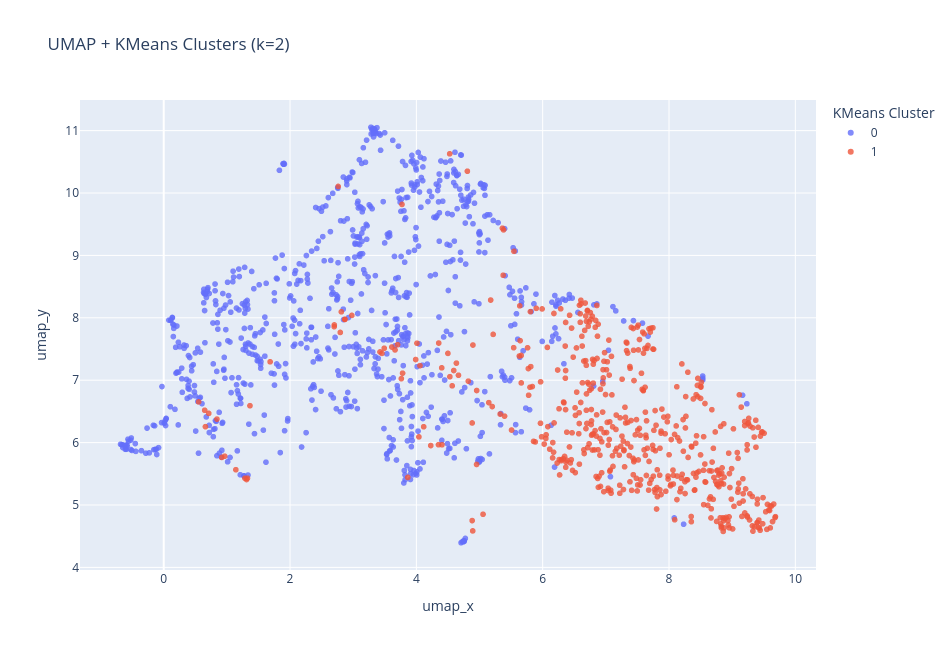

Here is the notebook cell this chart was saved with:
### Code cell
fig = px.scatter(
    df,
    x          = "umap_x",
    y          = "umap_y",
    color      = "kmeans_cluster",
    hover_data = {"document": True, "section": True, "text_preview": True,
                  "kmeans_cluster": True, "umap_x": False, "umap_y": False},
    title      = f"UMAP + KMeans Clusters (k={best_k})",
    width      = 950,
    height     = 650,
    opacity    = 0.8,
)
fig.update_traces(marker=dict(size=6))
fig.update_layout(legend_title_text="KMeans Cluster")
fig.show()

### Figure 1 — Plotly figure (JSON) as saved in the notebook; plotly's stock layout.template omitted (floating-point values rounded to 4 significant figures; data arrays with more than 128 entries replaced by an {"elided": "..."} marker saying what was removed)
{"data": [{"customdata": {"elided": "825x4 str values"}, "hovertemplate": "kmeans_cluster=%{customdata[3]}<br>document=%{customdata[0]}<br>section=%{customdata[1]}<br>text_preview=%{customdata[2]}<extra></extra>", "legendgroup": "0", "marker": {"color": "#636efa", "opacity": 0.8, "size": 6, "symbol": "circle"}, "mode": "markers", "name": "0", "showlegend": true, "type": "scattergl", "x": {"elided": "825 float values"}, "xaxis": "x", "y": {"elided": "825 float values"}, "yaxis": "y"}, {"customdata": {"elided": "518x4 str values"}, "hovertemplate": "kmeans_cluster=%{customdata[3]}<br>document=%{customdata[0]}<br>section=%{customdata[1]}<br>text_preview=%{customdata[2]}<extra></extra>", "legendgroup": "1", "marker": {"color": "#EF553B", "opacity": 0.8, "size": 6, "symbol": "circle"}, "mode": "markers", "name": "1", "showlegend": true, "type": "scattergl", "x": {"elided": "518 float values"}, "xaxis": "x", "y": {"elided": "518 float values"}, "yaxis": "y"}], "layout": {"height": 650, "legend": {"title": {"text": "KMeans Cluster"}, "tracegroupgap": 0}, "title": {"text": "UMAP + KMeans Clusters (k=2)"}, "width": 950, "xaxis": {"anchor": "y", "domain": [0, 1], "title": {"text": "umap_x"}}, "yaxis": {"anchor": "x", "domain": [0, 1], "title": {"text": "umap_y"}}}}
